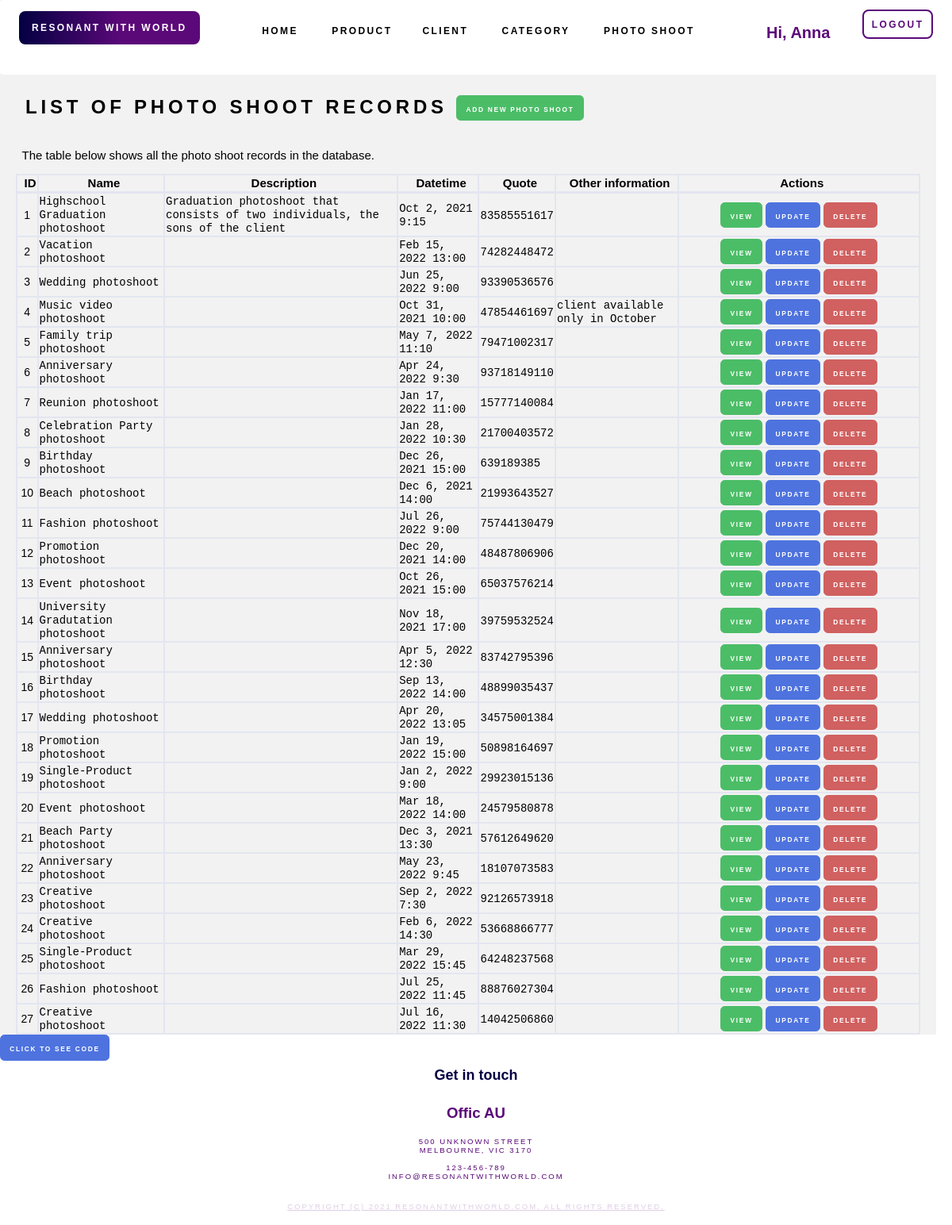
/photo_shoot.php (signed in), run on the app's committed database.
### tables this page shows
CREATE TABLE `users` (
  `id` int(11) NOT NULL,
  `username` varchar(64) NOT NULL,
  `password` varchar(64) NOT NULL,
  `email` varchar(255) NOT NULL
);

CREATE TABLE `photo_shoot` (
  `photo_shoot_id` int(11) NOT NULL,
  `photo_shoot_name` varchar(255) NOT NULL,
  `photo_shoot_description` text DEFAULT NULL,
  `photo_shoot_datetime` varchar(255) NOT NULL,
  `photo_shoot_quote` varchar(30) NOT NULL,
  `photo_shoot_other_information` text DEFAULT NULL,
  `client_fk` int(11) NOT NULL
);

### connection.php (called while the page is built, shortened)
<?php session_start();
$db_host = "localhost";
$db_username = "fit2104";
$db_passwd = "fit2104";
$db_name = "fit2104_assignment2";
$dsn = "mysql:host=$db_host;dbname=$db_name";
$dbh = new PDO($dsn,$db_username,$db_passwd);
$PAGE_ALLOWGUEST = isset($PAGE_ALLOWGUEST) ? $PAGE_ALLOWGUEST : false;
if (!isset($PAGE_ID) || $PAGE_ID !== 'login') {
    if (!isset($_SESSION['user_id'])) {
        $_SESSION['referer'] = $_SERVER['PHP_SELF'];
        if (!$PAGE_ALLOWGUEST) {
            header("Location: login.php");
            exit();
        }
    } else {
        $user_stmt = $dbh->prepare("SELECT * FROM `users` WHERE `id` = ?");
        if ($user_stmt->execute([$_SESSION['user_id']]) && $user_stmt->rowCount() == 1) {
            $user = $user_stmt->fetchObject();
            $PAGE_USERNAME = $user->username;
        } else {
            session_destroy();
            header("Location: login.php?action=error&message=" . urlencode('It seems your account is being invalidated. Please contact administrator for more information.'));
            exit();
        }
    }
}

### photo_shoot.php (the view, shortened to what this page needs)
<?php
$PAGE_ID = "photo-shoot";
require('TopMenu.php'); ?>
<div id=page-body>
    <h2 class='title-text'>List of photo shoot records
        <a href="photo_shoot_insert.php" class='btn btn-green'>
            <span class="button-text text-align-right">Add New Photo shoot</span>
        </a>
    </h2><br>
    <p class='text'>The table below shows all the photo shoot records in the database.</p>
    <?php
    $query = "SELECT * FROM `photo_shoot`;";
    $stmt = $dbh->prepare($query);
    if ($stmt->execute()) : ?>
        <form method="POST" action="photo_shoot_delete.php">
            <table class='center table-bordered' width="99%" cellspacing="0">
                <thead>
                    <tr>
                        <th><span class='header-text'>ID</span></th>
                        <th><span class='header-text'>Name</span></th>
                        <th><span class='header-text'>Description</span></th>
                        <th><span class='header-text'>Datetime</span></th>
                        <th><span class='header-text'>Quote</span></th>
                        <th><span class='header-text'>Other information</span></th>
                        <th style="width: 300px;"><span class='header-text'>Actions</span></th>
                    </tr>
                </thead>
                <tbody>
                <?php while ($row = $stmt->fetchObject()) : ?>
                        <tr>
                            <td align='center'><span class='table-text'><?= $row->photo_shoot_id ?></span></td>
                            <td><span class='table-text'><code><?= $row->photo_shoot_name ?></code></span></td>
                            <td><span class='table-text'><code><?= $row->photo_shoot_description ?></code></span></td>
                            <td><span class='table-text'><code><?= $row->photo_shoot_datetime ?></code></span></td>
                            <td><span class='table-text'><code><?= $row->photo_shoot_quote ?></code></span></td>
                            <td><span class='table-text'><code><?= $row->photo_shoot_other_information ?></code></span></td>
                            <td align='center'>
                                <a class="btn btn-green" href="photo_shoot_detail.php?photo_shoot_id=<?= $row->photo_shoot_id ?>"><span class='button-text'>View</span></a>
                                <a class="btn btn-blue" href="photo_shoot_update.php?photo_shoot_id=<?= $row->photo_shoot_id ?>"><span class='button-text'>Update</span></a>
                                <button type="submit" onClick='return confirm("Are you sure you want to delete this client?")' class='btn btn-red' name="photo_shoot_id" value="<?= $row->photo_shoot_id ?>"><span class='button-text'>Delete</span></button>
                            </td>
                        </tr>
                    <?php endwhile; ?>
                </tbody>
            </table>
        </form>
    <?php else : ?>
        <p class="text">There are no other photo shoot information in the database. </p>
    <?php endif; ?>
</div>
<a class="btn btn-blue" href="photo_shoot_code.php" ><span class = 'button-text'>Click to see code</span></a>
<?php require('Footer.php'); ?>

### TopMenu.php (shortened to what this page needs)
<?php
require('connection.php');
?>
<!DOCTYPE html>
<html lang="en">
<head>
    <link rel="stylesheet" href= "./css/style.css" />
</head>
<body>
    <section id="header-wrapper">
        <div id="header" class="container">
            <div id = menuBar>
            <div id="menu">
                <li class="logo"><a href="index.php">Resonant with world</a></li>
                <ul>
                    <li <?= ($PAGE_ID == 'home') ? ' active' : '' ?>"><a href="index.php" >Home</a></li>
                    <li class = dropdown <?= ($PAGE_ID == 'products' ) ? ' active' : '' ?>"><a class = 'dropbtn'>Product</a>
                    <li class = dropdown <?= ($PAGE_ID == 'clients' ) ? ' active' : '' ?>"><a class = 'dropbtn'>Client</a>
                    </li>
                    <li class = dropdown <?= ($PAGE_ID == 'category' ) ? ' active' : '' ?>"><a class = 'dropbtn'>Category</a>
                </li>
                <li class = dropdown <?= ($PAGE_ID == 'photo-shoot' ) ? ' active' : '' ?>"><a class = 'dropbtn'>Photo  Shoot</a>
                </li>
                </ul>
                <?php if (empty($PAGE_USERNAME)): ?>
                        <li class="nav-item">
                            <a class="nav-link" href="login.php">
                                Login
                            </a>
                        </li>
                    <?php else: ?>
                        <li class="nav-item">
                            <a class="nav-link" href="logout.php" data-toggle="modal" data-target="#logoutModal">
                               Logout
                            </a>
                        </li>
                        <li class="nav-logout">
                           <p>
                              Hi, <?= $PAGE_USERNAME ?>
                            </p>
                        </li>
                    <?php endif; ?>
            </div>
            </div>
    </section>

### css/style.css (style rules this page uses)
html, body { height: 100%; }
body { margin: 0px; padding: 0px; font-family: 'Rubik', sans-serif; font-weight: 400; color: #000000; }
ul { margin-top: 0; padding: 0; list-style: none; }
#menu { position: fixed; left: 0; right: 0; background: white; border-radius: 4px; z-index: 3; }
#menu ul { text-align: center; overflow: hidden; }
#menu li { display: inline-block; }
#menu li a { display: block; margin-left: 0.50em; padding: 1em 1.5em; letter-spacing: 0.20em; text-decoration: none; font-size: 1vw; font-weight: 600; text-transform: uppercase; outline: 0; color: black; }
#menu li a, .dropbtn { display: inline-block; color: rgb(0, 0, 0); text-align: center; padding: 14px 16px; text-decoration: none; }
#menu .logo a { background: rgb(4,0,66); background: linear-gradient(90deg, rgba(4,0,66,1) 0%, rgba(91,9,121,1) 57%); border-radius: 8px; color: #FFF; position: absolute; margin-left: 2em; }
#menu .nav-item a { border:2px solid rgba(91,9,121,1); color: rgba(91,9,121,1); border-radius: 8px; position: absolute; right: 2em; top: 1em; padding: 0.8vw; }
#menu .nav-logout p { color: rgba(91,9,121,1); position: absolute; right: 12vw; top: 0em; padding: 0.8vw; font-size: 20px; font-weight:600; }
.table-bordered { border: 1px solid #e3e6f0; }
.table-bordered th, .table-bordered td { border: 1px solid #e3e6f0; }
.table-bordered thead th, .table-bordered thead td { border-bottom-width: 2px; }
.text-align-right { text-align: right; }
.button-text { font-family: 'Rubik', sans-serif; display: inline-block; letter-spacing: 0.20em; text-decoration: none; font-size: 0.7vw; font-weight: 600; text-transform: uppercase; outline: 0; color: white; }
.table-text { font-family: 'Rubik', sans-serif; display: inline-block; font-weight: 200; font-size: 14px; }
.title-text { font-family: 'Rubik', sans-serif; display: inline-block; margin-left: 0.50em; letter-spacing: 0.20em; text-decoration: none; font-size: 24px; font-weight: 600; text-transform: uppercase; outline: 0; color: rgb(0, 0, 0); }
.header-text { font-family: 'Rubik', sans-serif; margin-left: 0.50em; display: inline-block; text-decoration: none; font-size: 15px; font-weight: 600; outline: 0; color: rgb(0, 0, 0); }
.text { font-family: 'Rubik', sans-serif; margin-left: 0.50em; display: inline-block; text-decoration: none; font-size: 15px; font-weight: 100; outline: 0; color: rgb(0, 0, 0); }
#page-body { width: 95vw; background-color: #f2f2f2; padding-top: 100px; top: 13%; padding-left: 20px; padding-right: 20px; }
.btn { display: inline-block; font-weight: 400; color: #858796; text-align: center; vertical-align: middle; user-select: none; background-color: transparent; border: 1px solid transparent; padding: 0.2rem 0.7rem; font-size: 1rem; line-height: 1.5; border-radius: 0.35rem; transition: color 0.15s ease-in-out, background-color 0.15s ease-in-out, border-color 0.15s ease-in-out, box-shadow 0.15s ease-in-out; }
.btn:not(:disabled):not(.disabled) { cursor: pointer; }
.btn-green { color: #fff; background-color: #4bbd67; border-color: #4bbd67; }
.btn-red { color: #fff; background-color: #d16060; border-color: #d16060; }
.btn-blue { color: #fff; background-color: #4e73df; border-color: #4e73df; }
.center { margin-left: auto; margin-right: auto; }
.container { width: 100%; padding-right: 1rem; padding-left: 1rem; margin-right: auto; margin-left: auto; position: relative; }
.center { width: fit-content; margin: 0 auto; }

### data on the page
users: username "Anna"
photo_shoot: photo_shoot_id "1", photo_shoot_name "Highschool Graduation photoshoot", photo_shoot_description "Graduation photoshoot that consists of two individuals, the sons of the client", photo_shoot_datetime "Oct 2, 2021 9:15", photo_shoot_quote "83585551617"
photo_shoot: photo_shoot_id "2", photo_shoot_name "Vacation photoshoot", photo_shoot_datetime "Feb 15, 2022 13:00", photo_shoot_quote "74282448472"
photo_shoot: photo_shoot_id "3", photo_shoot_name "Wedding photoshoot", photo_shoot_datetime "Jun 25, 2022 9:00", photo_shoot_quote "93390536576"
photo_shoot: photo_shoot_id "4", photo_shoot_name "Music video photoshoot", photo_shoot_datetime "Oct 31, 2021 10:00", photo_shoot_quote "47854461697", photo_shoot_other_information "client available only in October"
photo_shoot: photo_shoot_id "5", photo_shoot_name "Family trip photoshoot", photo_shoot_datetime "May 7, 2022 11:10", photo_shoot_quote "79471002317"
photo_shoot: photo_shoot_id "6", photo_shoot_name "Anniversary photoshoot", photo_shoot_datetime "Apr 24, 2022 9:30", photo_shoot_quote "93718149110"
photo_shoot: photo_shoot_id "7", photo_shoot_name "Reunion photoshoot", photo_shoot_datetime "Jan 17, 2022 11:00", photo_shoot_quote "15777140084"
photo_shoot: photo_shoot_id "8", photo_shoot_name "Celebration Party photoshoot", photo_shoot_datetime "Jan 28, 2022 10:30", photo_shoot_quote "21700403572"
photo_shoot: photo_shoot_id "9", photo_shoot_name "Birthday photoshoot", photo_shoot_datetime "Dec 26, 2021 15:00", photo_shoot_quote "639189385"
photo_shoot: photo_shoot_id "10", photo_shoot_name "Beach photoshoot", photo_shoot_datetime "Dec 6, 2021 14:00", photo_shoot_quote "21993643527"
photo_shoot: photo_shoot_id "11", photo_shoot_name "Fashion photoshoot", photo_shoot_datetime "Jul 26, 2022 9:00", photo_shoot_quote "75744130479"
photo_shoot: photo_shoot_id "12", photo_shoot_name "Promotion photoshoot", photo_shoot_datetime "Dec 20, 2021 14:00", photo_shoot_quote "48487806906"
photo_shoot: photo_shoot_id "13", photo_shoot_name "Event photoshoot", photo_shoot_datetime "Oct 26, 2021 15:00", photo_shoot_quote "65037576214"
photo_shoot: photo_shoot_id "14", photo_shoot_name "University Gradutation photoshoot", photo_shoot_datetime "Nov 18, 2021 17:00", photo_shoot_quote "39759532524"
photo_shoot: photo_shoot_id "15", photo_shoot_name "Anniversary photoshoot", photo_shoot_datetime "Apr 5, 2022 12:30", photo_shoot_quote "83742795396"
photo_shoot: photo_shoot_id "16", photo_shoot_name "Birthday photoshoot", photo_shoot_datetime "Sep 13, 2022 14:00", photo_shoot_quote "48899035437"
photo_shoot: photo_shoot_id "17", photo_shoot_name "Wedding photoshoot", photo_shoot_datetime "Apr 20, 2022 13:05", photo_shoot_quote "34575001384"
photo_shoot: photo_shoot_id "18", photo_shoot_name "Promotion photoshoot", photo_shoot_datetime "Jan 19, 2022 15:00", photo_shoot_quote "50898164697"
photo_shoot: photo_shoot_id "19", photo_shoot_name "Single-Product photoshoot", photo_shoot_datetime "Jan 2, 2022 9:00", photo_shoot_quote "29923015136"
photo_shoot: photo_shoot_id "20", photo_shoot_name "Event photoshoot", photo_shoot_datetime "Mar 18, 2022 14:00", photo_shoot_quote "24579580878"
photo_shoot: photo_shoot_id "21", photo_shoot_name "Beach Party photoshoot", photo_shoot_datetime "Dec 3, 2021 13:30", photo_shoot_quote "57612649620"
photo_shoot: photo_shoot_id "22", photo_shoot_name "Anniversary photoshoot", photo_shoot_datetime "May 23, 2022 9:45", photo_shoot_quote "18107073583"
photo_shoot: photo_shoot_id "23", photo_shoot_name "Creative photoshoot", photo_shoot_datetime "Sep 2, 2022 7:30", photo_shoot_quote "92126573918"
photo_shoot: photo_shoot_id "24", photo_shoot_name "Creative photoshoot", photo_shoot_datetime "Feb 6, 2022 14:30", photo_shoot_quote "53668866777"
photo_shoot: photo_shoot_id "25", photo_shoot_name "Single-Product photoshoot", photo_shoot_datetime "Mar 29, 2022 15:45", photo_shoot_quote "64248237568"
photo_shoot: photo_shoot_id "26", photo_shoot_name "Fashion photoshoot", photo_shoot_datetime "Jul 25, 2022 11:45", photo_shoot_quote "88876027304"
photo_shoot: photo_shoot_id "27", photo_shoot_name "Creative photoshoot", photo_shoot_datetime "Jul 16, 2022 11:30", photo_shoot_quote "14042506860"
